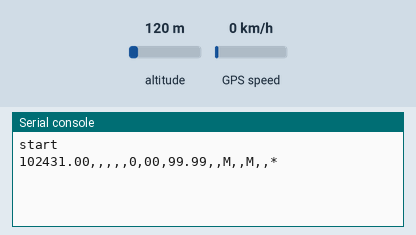
Simulated run of this program. Board: BBC micro:bit running MicroPython. Shown: the last lines printed to the serial console. Inputs (shaded band) come from the test bench; at power-on: altitude 120 m, GPS speed 0 km/h. The GPS gets a fix after 3 s at 37.7749, -122.4194 with 8 satellites.

Above: at 1.2 s.
1.3 s: altitude set to 20 m
At 3.5 s:
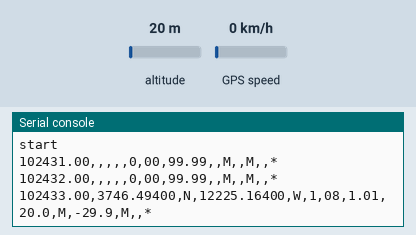
5.5 s: altitude set to 250 m
At 6.8 s:
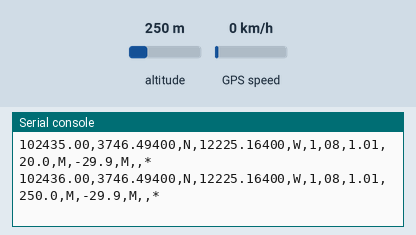
Timing chart, 0 to 8.5 s (numbered marks = the images above; inputs shaded):
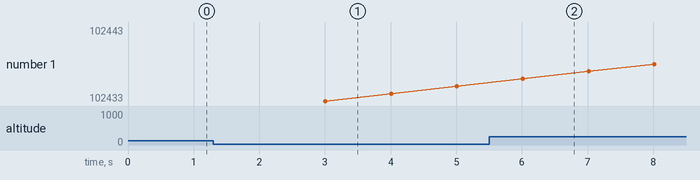

The program:

gpsraw.py
```python
from microbit import *
import log
def parse(b,_id):
    b = str(b)
    b = b[b.find("$"+_id+",")+len("$"+_id+","):]
    return b[:b.find("*")+1] if (b.find("*") != -1) else b
print("start")
uart.init(baudrate=9600, tx = pin19, rx = pin20)
msg = ""
while(True):
    if uart.any():
        msg = str(uart.read())
        if "GPGGA" in msg:
            uart.init(115200)
            print(parse(msg, "GPGGA"))
            #log.add({"test":msg})
            uart.init(baudrate=9600, tx = pin19, rx = pin20)
    sleep(100)
```

Measured:
- after the input at 1.3 s, the serial console: prints a new line after 1.7 s (image 1)
- after the input at 5.5 s, the serial console: prints a new line after 0.51 s (image 2)
